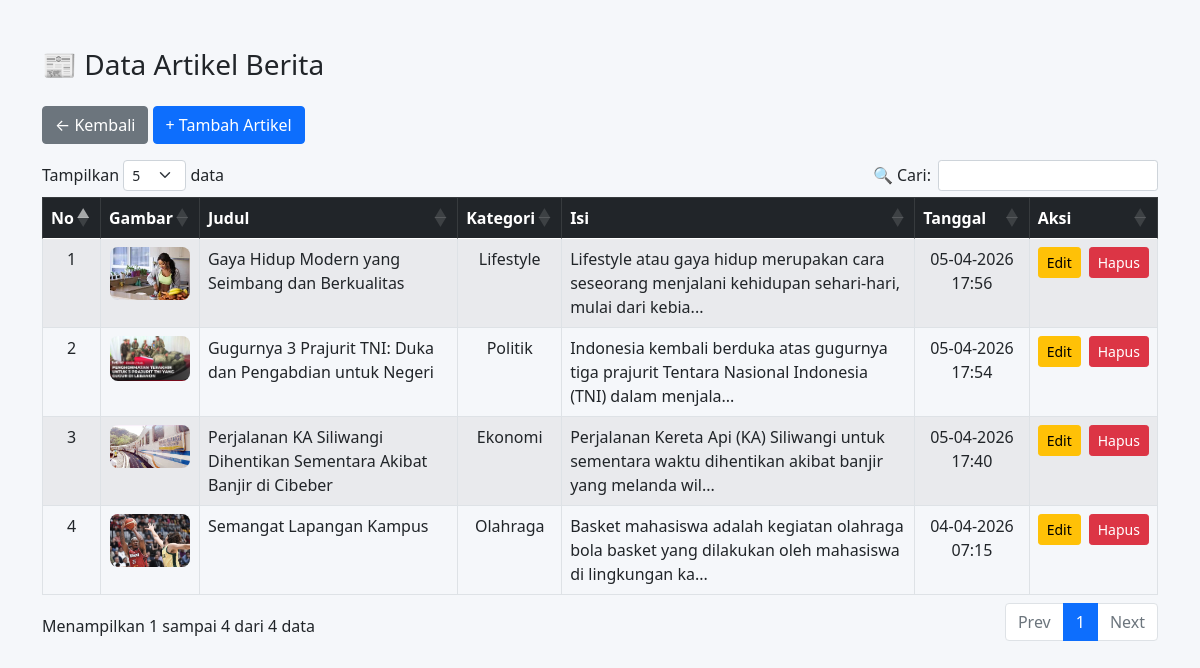
Screenshot of /portalberita/artikel.php with the database file from the repository.
### tables this page shows
CREATE TABLE `artikel` (
  `id` int(11) NOT NULL,
  `judul` varchar(255) NOT NULL,
  `isi` text NOT NULL,
  `gambar` varchar(255) DEFAULT NULL,
  `tanggal` timestamp NOT NULL DEFAULT current_timestamp(),
  `kategori_id` int(11) DEFAULT NULL,
  `views` int(11) DEFAULT 0
);

CREATE TABLE `kategori` (
  `id` int(11) NOT NULL,
  `nama_kategori` varchar(100) DEFAULT NULL,
  `created_at` datetime DEFAULT current_timestamp(),
  `updated_at` datetime DEFAULT current_timestamp() ON UPDATE current_timestamp()
);

### portalberita/artikel.php (the view, shortened to what this page needs)
<?php
include 'koneksi.php';
$data = mysqli_query($conn, "
    SELECT artikel.*, kategori.nama_kategori
    FROM artikel
    LEFT JOIN kategori ON artikel.kategori_id = kategori.id
    ORDER BY tanggal DESC
");
?>
<!DOCTYPE html>
<html lang="id">
<head>
<link href="https://cdn.jsdelivr.net/npm/bootstrap@5.0.2/dist/css/bootstrap.min.css" rel="stylesheet">
<link rel="stylesheet" href="https://cdn.datatables.net/1.13.4/css/dataTables.bootstrap5.min.css">
</head>
<body>
<div class="container mt-5">
    <h3 class="mb-4">📰 Data Artikel Berita</h3>
    <a href="index.php" class="btn btn-secondary mb-3">
        ← Kembali
    </a>
    <a href="?menu=tambah_artikel" class="btn btn-primary mb-3">
        + Tambah Artikel
    </a>
    <table id="tabelArtikel" class="table table-bordered table-striped table-hover">
        <thead class="table-dark text-center">
            <tr>
                <th>No</th>
                <th>Gambar</th>
                <th>Judul</th>
                <th>Kategori</th>
                <th>Isi</th>
                <th>Tanggal</th>
                <th>Aksi</th>
            </tr>
        </thead>
        <tbody>
        <?php $no = 1; while($row = mysqli_fetch_assoc($data)) { ?>
            <tr>
                <td class="text-center"><?= $no++ ?></td>
                <td class="text-center">
                    <img src="gambar/<?=$row['gambar']; ?>" width="80">
                </td>
                <td><?= $row['judul'] ?></td>
                <td class="text-center">
                    <?= $row['nama_kategori'] ?? '-' ?>
                </td>
                <td>
                    <?= substr($row['isi'], 0, 100) ?>...
                </td>
                <td class="text-center">
                    <?= date('d-m-Y H:i', strtotime($row['tanggal'])) ?>
                </td>
                <td class="text-center">
                    <div class="d-flex justify-content-center gap-2">
                        <a href="?menu=edit_artikel&id=<?= $row['id'] ?>"
                           class="btn btn-warning btn-sm">
                           Edit
                        </a>
                        <a href="hapus_artikel.php?id=<?= $row['id'] ?>"
                           class="btn btn-danger btn-sm"
                           onclick="return confirm('Yakin hapus data?')">
                           Hapus
                        </a>
                    </div>
                </td>
            </tr>
        <?php } ?>
        </tbody>
    </table>
</div>
</body>
</html>

### portalberita/artikel.php (style rules this page uses)
body { background-color: #f5f7fa; }
.table img { border-radius: 8px; }

### rows the page displays
artikel: gambar (picture), judul "Gaya Hidup Modern yang Seimbang dan Berkualitas", kategori.nama_kategori "Lifestyle", isi "Lifestyle atau gaya hidup merupakan cara seseorang menjalani kehidupan sehari-hari, mulai dari kebia", tanggal "05-04-2026 17:56"
artikel: gambar (picture), judul "Gugurnya 3 Prajurit TNI: Duka dan Pengabdian untuk Negeri", kategori.nama_kategori "Politik", isi "Indonesia kembali berduka atas gugurnya tiga prajurit Tentara Nasional Indonesia (TNI) dalam menjala", tanggal "05-04-2026 17:54"
artikel: gambar (picture), judul "Perjalanan KA Siliwangi Dihentikan Sementara Akibat Banjir di Cibeber", kategori.nama_kategori "Ekonomi", isi "Perjalanan Kereta Api (KA) Siliwangi untuk sementara waktu dihentikan akibat banjir yang melanda wil", tanggal "05-04-2026 17:40"
artikel: gambar (picture), judul "Semangat Lapangan Kampus", kategori.nama_kategori "Olahraga", isi "Basket mahasiswa adalah kegiatan olahraga bola basket yang dilakukan oleh mahasiswa di lingkungan ka", tanggal "04-04-2026 07:15"
